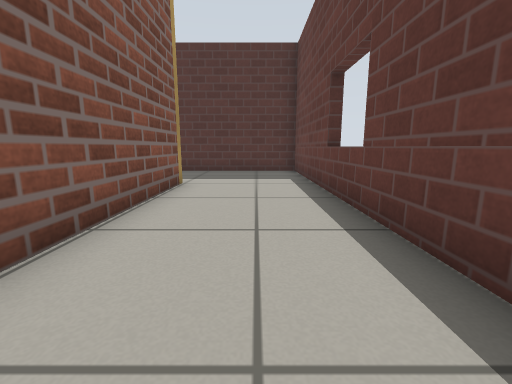
[1] (above)

16 first-person views from a walk through a robot-simulator world made for Gazebo. The camera is 0.5 m above the floor, tilts 10° down and sees 90° across. The floor is counted in squares, 0.5 m on a side. Each view is taken from the middle of a square. On the plan, view 1 faces up. The plan holds only what a view shows up to about 11 squares ahead; the rest is blank. The robots in the file are not drawn. Gazebo's built-in surfaces are drawn with simple patterns.

[2]
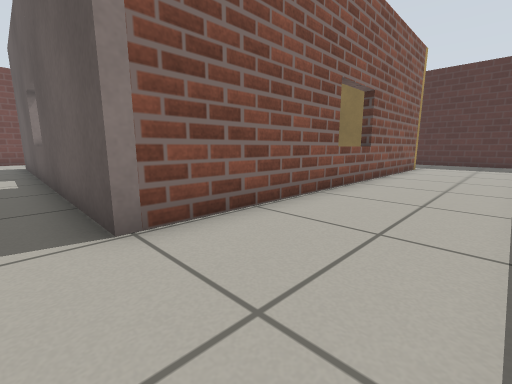

[3]
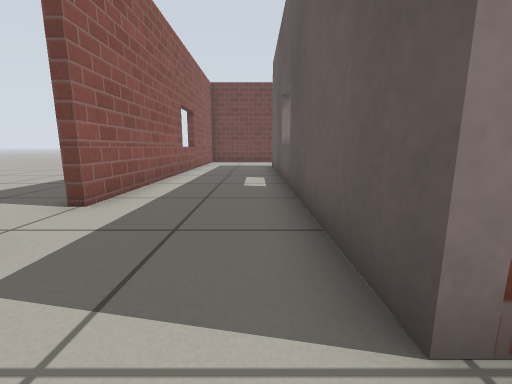

[4]
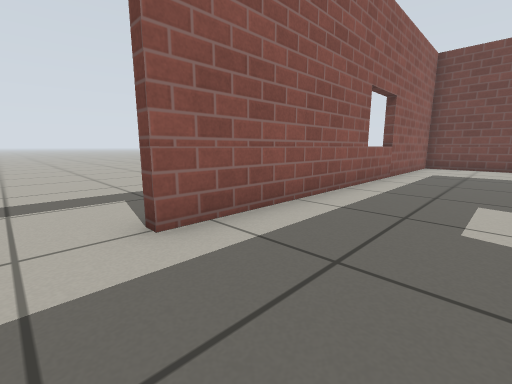

[5]
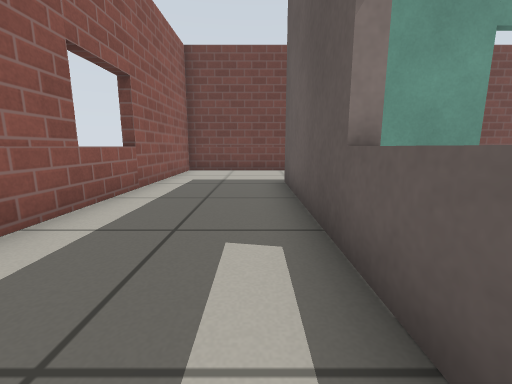

[6]
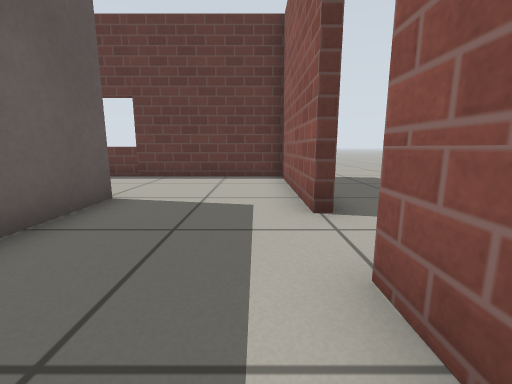

[7]
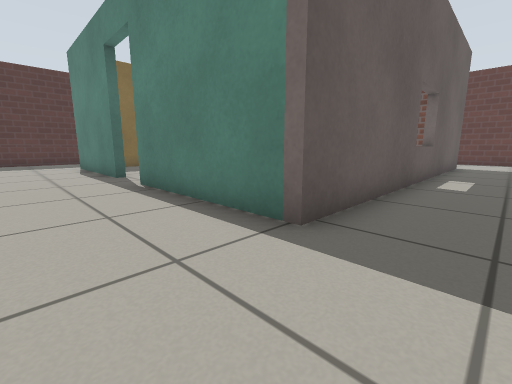

[8]
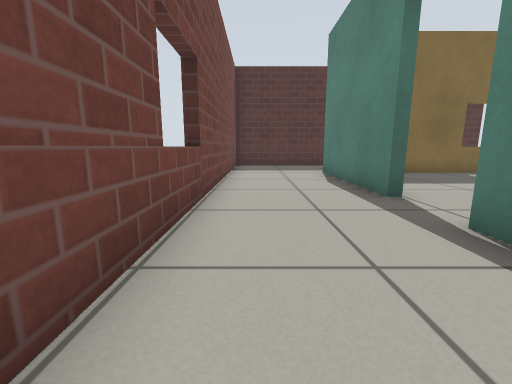

[9]
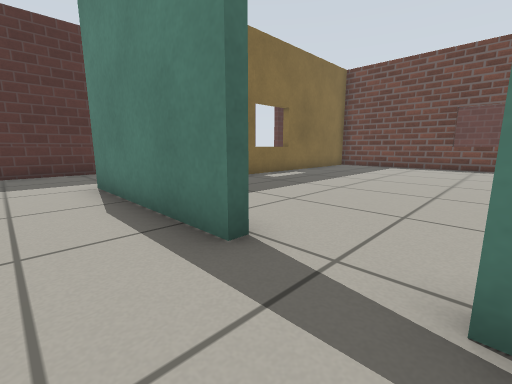

[10]
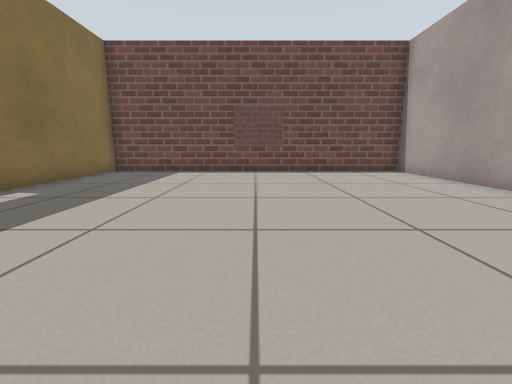

[11]
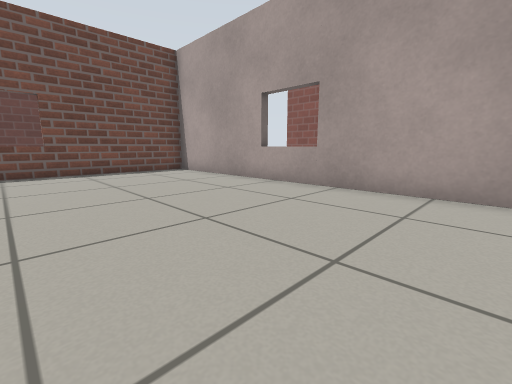

[12]
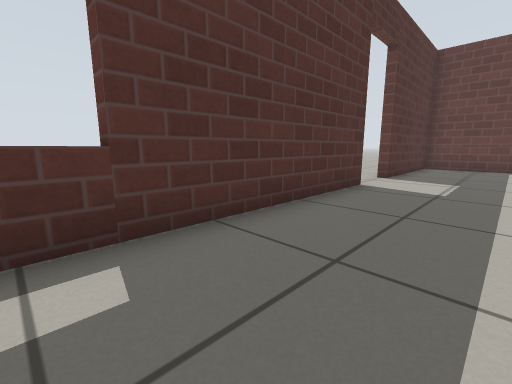

[13]
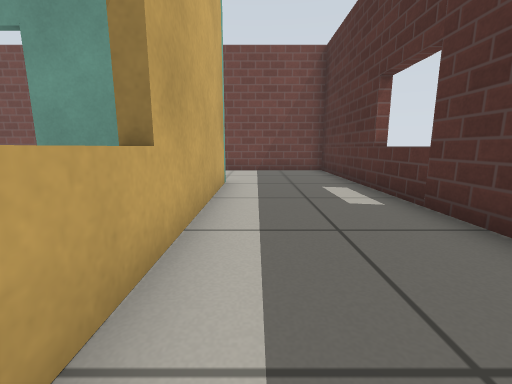

[14]
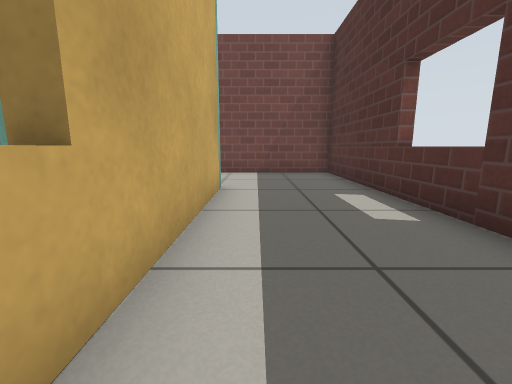

[15]
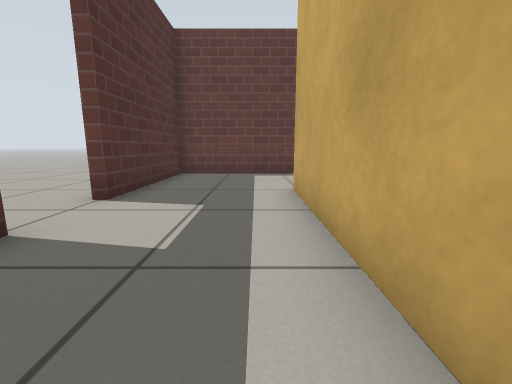

[16]
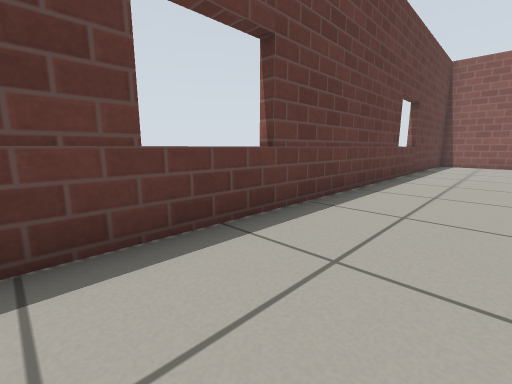

### Floor plan
Points are (right, up) in squares from view 1. A wall is a line through its corners. A room is listed if a view was taken in it or the views show most of it. See-through windows are left out.
Room 1 (views 1, 2, 3, 4, 5, 6, 7, 8, 9, 12, 13, 14, 15, 16)
walls: (-5.1, 10.8) (-18.1, 10.8) (-18.1, -2.9); (-14.4, 2) (-14.4, 7.1) (-2.1, 7.1) (-2.1, -5.2) (-14.4, -5.2) (-14.4, 0.1); (-18.1, -4.6) (-18.1, -8.9) (-5.2, -8.9); (-3.2, -8.9) (1.6, -8.9) (1.6, 10.8) (-3.3, 10.8)
ways out: open door at (-14, 1) to room 2; open door at (-4.5, -9); open door at (-4.5, 11)
Room 2 (views 10, 11)
walls: (-14.1, 0.1) (-14.1, -2.6); (-14.1, 4.4) (-14.1, 2); (-13.1, -4.9) (-2.4, -4.9) (-2.4, 6.8) (-11.4, 6.8)
ways out: open door at (-14, 1) to room 1

Where each view was taken, in squares from view 1:
view 1: 0 up, 0 right, facing up
view 2: 6 down, 1 right, facing up-left
view 3: 6 down, 1 left, facing left
view 4: 6 down, 4 left, facing down-left
view 5: 6 down, 7 left, facing left
view 6: 8 down, 7 left, facing right
view 7: 7 down, 17 left, facing up-right
view 8: 3 down, 17 left, facing up
view 9: 0 up, 16 left, facing up-right
view 10: 1 up, 13 left, facing right
view 11: 1 up, 13 left, facing down-right
view 12: 8 up, 12 left, facing up-right
view 13: 8 up, 7 left, facing left
view 14: 8 up, 8 left, facing left
view 15: 8 up, 8 left, facing right
view 16: 7 up, 1 left, facing down-right
